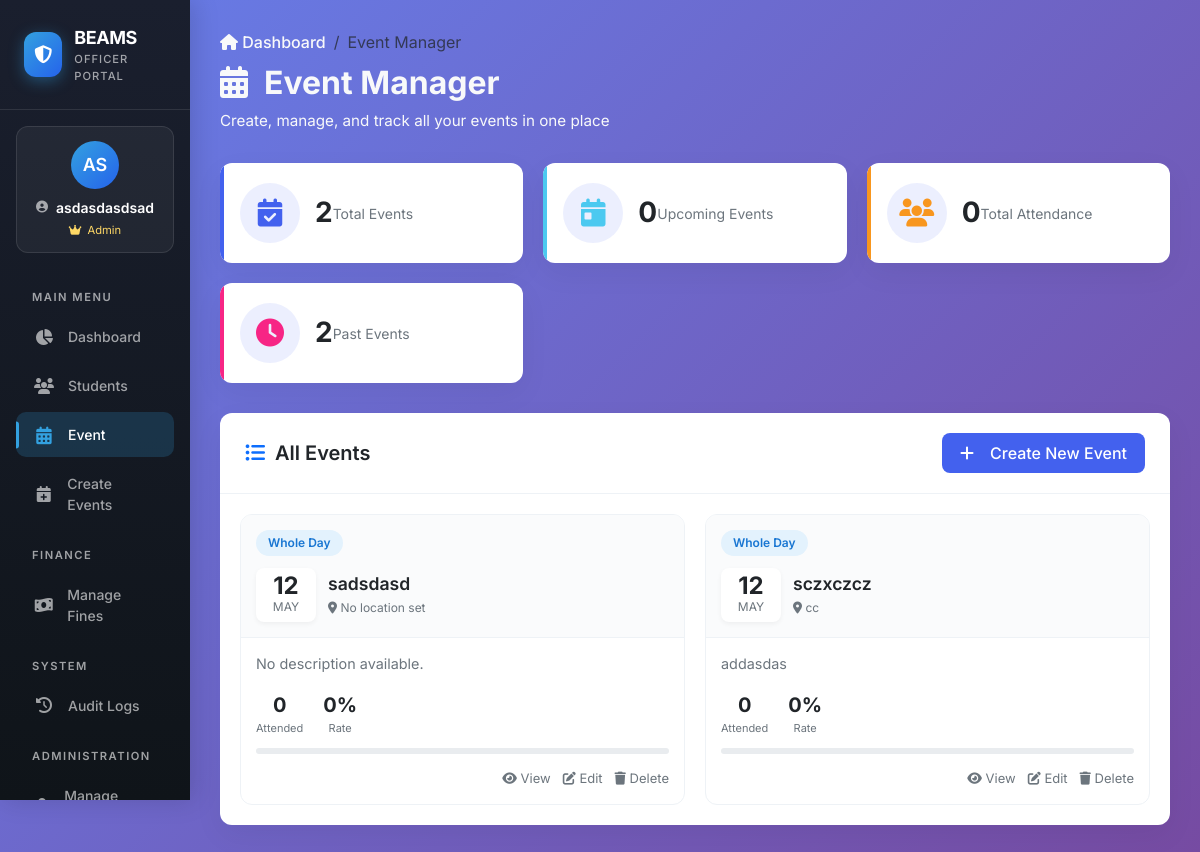
Screenshot of /views/officerpage/manage_event.php (signed in) with the database file from the repository.
### tables this page shows
CREATE TABLE `events` (
  `event_id` int(11) NOT NULL,
  `event_name` varchar(150) NOT NULL,
  `event_date` date NOT NULL,
  `event_type` enum('whole_day','half_day_am','half_day_pm') NOT NULL DEFAULT 'whole_day',
  `half_day_period` enum('am','pm') DEFAULT NULL,
  `description` text DEFAULT NULL,
  `location` varchar(255) DEFAULT NULL,
  `created_by` varchar(20) NOT NULL,
  `created_at` timestamp NOT NULL DEFAULT current_timestamp(),
  `fines_generated` tinyint(1) NOT NULL DEFAULT 0
);

### views/officerpage/manage_event.php (the view, shortened to what this page needs)
<?php
require "../../Connection/connection.php";
$events = $conn->query("
    SELECT e.*,
           COUNT(DISTINCT a.student_id) as attendance_count,
           (SELECT COUNT(*) FROM students) as total_students
    FROM events e
    LEFT JOIN attendance a ON e.event_id = a.event_id
    GROUP BY e.event_id
    ORDER BY e.event_date DESC
");
include "../sidebar/officer_sidebar.php";
?>
<!DOCTYPE html>
<html lang="en">
<head>
    <link href="https://cdn.jsdelivr.net/npm/bootstrap@5.3.2/dist/css/bootstrap.min.css" rel="stylesheet">
    <link rel="stylesheet" href="https://cdnjs.cloudflare.com/ajax/libs/font-awesome/6.4.0/css/all.min.css">
</head>
<body>
    <div class="main-contents">
        <div class="page-header">
            <nav aria-label="breadcrumb">
                <ol class="breadcrumb">
                    <li class="breadcrumb-item"><a href="officer_dashboard.php"><i class="fas fa-home"></i>
                            Dashboard</a></li>
                    <li class="breadcrumb-item active" aria-current="page">Event Manager</li>
                </ol>
            </nav>
            <h1 class="page-title"><i class="fas fa-calendar-alt me-3"></i>Event Manager</h1>
            <p class="page-subtitle">Create, manage, and track all your events in one place</p>
        </div>
        <div class="stats-row">
            <div class="stat-card primary animate-in">
                <div class="stat-icon"><i class="fas fa-calendar-check"></i></div>
                <div class="stat-value"><?php echo $events->num_rows; ?></div>
                <div class="stat-label">Total Events</div>
            </div>
            <div class="stat-card success animate-in delay-1">
                <div class="stat-icon"><i class="fas fa-calendar-day"></i></div>
                <div class="stat-value">
                    <?php
                    $upcoming = $conn->query("SELECT COUNT(*) as count FROM events WHERE event_date >= CURDATE()")->fetch_assoc()['count'];
                    echo $upcoming;
                    ?>
                </div>
                <div class="stat-label">Upcoming Events</div>
            </div>
            <div class="stat-card warning animate-in delay-2">
                <div class="stat-icon"><i class="fas fa-users"></i></div>
                <div class="stat-value">
                    <?php
                    $total_attendance = $conn->query("SELECT COUNT(DISTINCT student_id) as count FROM attendance")->fetch_assoc()['count'];
                    echo $total_attendance;
                    ?>
                </div>
                <div class="stat-label">Total Attendance</div>
            </div>
            <div class="stat-card danger animate-in delay-3">
                <div class="stat-icon"><i class="fas fa-clock"></i></div>
                <div class="stat-value">
                    <?php
                    $past = $conn->query("SELECT COUNT(*) as count FROM events WHERE event_date < CURDATE()")->fetch_assoc()['count'];
                    echo $past;
                    ?>
                </div>
                <div class="stat-label">Past Events</div>
            </div>
        </div>
        <div class="content-card animate-in delay-2">
            <div class="card-header">
                <h3 class="card-title"><i class="fas fa-list-ul text-primary"></i> All Events</h3>
                <a href="create_event.php" class="create-link">
                    <i class="fas fa-plus me-2"></i>Create New Event
                </a>
            </div>
            <div class="events-grid">
                <?php if ($events->num_rows > 0): ?>
                <?php while($event = $events->fetch_assoc()):
                        $date = strtotime($event['event_date']);
                        $day = date('d', $date);
                        $month = date('M', $date);
                        $attendance_rate = $event['total_students'] > 0 ?
                            round(($event['attendance_count'] / $event['total_students']) * 100) : 0;
                        $badge_class = '';
                        $badge_label = '';
                        if ($event['event_type'] === 'whole_day') {
                            $badge_class = 'badge-whole';
                            $badge_label = 'Whole Day';
                        } else {
                            $badge_class = 'badge-whole';
                            $badge_label = 'Whole Day';
                        }
                    ?>
                <div class="event-card" data-event-id="<?php echo $event['event_id']; ?>">
                    <div class="event-header">
                        <span
                            class="event-type-badge <?php echo $badge_class; ?>"><?php echo htmlspecialchars($badge_label); ?></span>
                        <div class="event-date">
                            <div class="date-box">
                                <div class="date-day"><?php echo htmlspecialchars($day); ?></div>
                                <div class="date-month"><?php echo htmlspecialchars($month); ?></div>
                            </div>
                            <div>
                                <h4 class="event-title"><?php echo htmlspecialchars($event['event_name']); ?></h4>
                                <div class="event-location">
                                    <i class="fas fa-map-marker-alt"></i>
                                    <?php echo htmlspecialchars($event['location'] ?: 'No location set'); ?>
                                </div>
                            </div>
                        </div>
                    </div>
                    <div class="event-body">
                        <p class="event-description">
                            <?php echo htmlspecialchars($event['description'] ?: 'No description available.'); ?>
                        </p>
                        <div class="event-stats">
                            <div class="event-stat">
                                <div class="event-stat-value"><?php echo $event['attendance_count']; ?></div>
                                <div class="event-stat-label">Attended</div>
                            </div>
                            <div class="event-stat">
                                <div class="event-stat-value"><?php echo $attendance_rate; ?>%</div>
                                <div class="event-stat-label">Rate</div>
                            </div>
                        </div>
                        <div class="progress">
                        </div>
                        <div class="event-actions">
                            <a href="#" class="view-event" data-id="<?php echo $event['event_id']; ?>"><i
                                    class="fas fa-eye"></i> View</a>
                            <a href="#" class="edit-event" data-id="<?php echo $event['event_id']; ?>"><i
                                    class="fas fa-edit"></i> Edit</a>
                            <a href="#" class="delete-event" data-id="<?php echo $event['event_id']; ?>"><i
                                    class="fas fa-trash"></i> Delete</a>
                        </div>
                    </div>
                </div>
                <?php endwhile; ?>
                <?php endif; ?>
            </div>
        </div>
    </div>
</body>
</html>

### views/sidebar/officer_sidebar.php (style rules this page uses)
:root { --sidebar-width: 190px; --beams-primary-blue: #33A1E0; --beams-dark-bg: #1a1f2e; --beams-hover-bg: rgba(255, 255, 255, 0.08); --beams-active-bg: rgba(51, 161, 224, 0.2); --beams-text-muted: rgba(255, 255, 255, 0.6); --beams-transition: all 0.3s cubic-bezier(0.4, 0, 0.2, 1); --font-xs: 0.7rem; --font-sm: 0.75rem; --font-base: 0.875rem; --font-md: 1rem; --font-lg: 1.125rem; --font-xl: 1.25rem; }
* { margin: 0; padding: 0; box-sizing: border-box; }
body { margin: 0; font-family: 'Inter', sans-serif; background-color: #f1f5f9; overflow-x: hidden; font-size: var(--font-base); }

### rows the page displays
events: event_type "Whole Day", event_date "12", event_date "MAY", event_name "sadsdasd", location "No location set", description "No description available.", attendance_count "0", attendance_rate "0"
events: event_type "Whole Day", event_date "12", event_date "MAY", event_name "sczxczcz", location "cc", description "addasdas", attendance_count "0", attendance_rate "0"

### other values shown
substr($officerName, 0, 2) "AS"
$officerName "asdasdasdsad"
$officerPosition "Admin"
$events->num_rows "2"
$upcoming "0"
$total_attendance "0"
$past "2"
